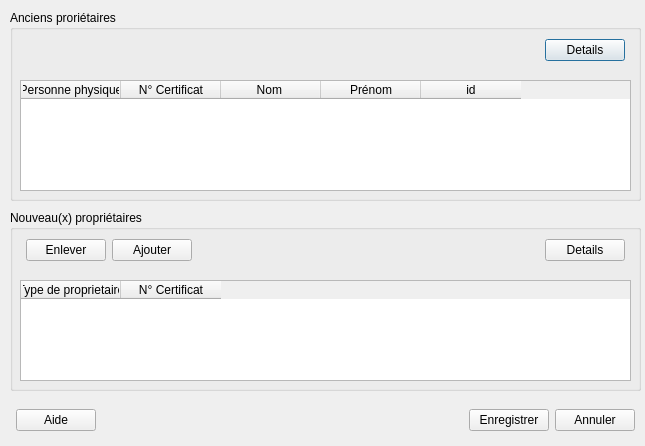
<?xml version="1.0" encoding="UTF-8"?>
<ui version="4.0">
 <class>Dialog</class>
 <widget class="QDialog" name="Dialog">
  <property name="geometry">
   <rect>
    <x>0</x>
    <y>0</y>
    <width>645</width>
    <height>446</height>
   </rect>
  </property>
  <property name="windowTitle">
   <string>Dialog</string>
  </property>
  <widget class="QGroupBox" name="groupBox">
   <property name="geometry">
    <rect>
     <x>10</x>
     <y>10</y>
     <width>631</width>
     <height>191</height>
    </rect>
   </property>
   <property name="title">
    <string>Anciens proriétaires</string>
   </property>
   <widget class="QWidget" name="horizontalLayoutWidget">
    <property name="geometry">
     <rect>
      <x>10</x>
      <y>20</y>
      <width>611</width>
      <height>41</height>
     </rect>
    </property>
    <layout class="QHBoxLayout" name="horizontalLayout">
     <property name="leftMargin">
      <number>8</number>
     </property>
     <property name="topMargin">
      <number>6</number>
     </property>
     <property name="rightMargin">
      <number>6</number>
     </property>
     <property name="bottomMargin">
      <number>6</number>
     </property>
     <item>
      <spacer name="horizontalSpacer">
       <property name="orientation">
        <enum>Qt::Horizontal</enum>
       </property>
       <property name="sizeHint" stdset="0">
        <size>
         <width>40</width>
         <height>20</height>
        </size>
       </property>
      </spacer>
     </item>
     <item>
      <widget class="QPushButton" name="detailsAncien">
       <property name="text">
        <string>Details</string>
       </property>
      </widget>
     </item>
    </layout>
   </widget>
   <widget class="QWidget" name="gridLayoutWidget">
    <property name="geometry">
     <rect>
      <x>10</x>
      <y>70</y>
      <width>611</width>
      <height>111</height>
     </rect>
    </property>
    <layout class="QGridLayout" name="gridLayout">
     <item row="0" column="0">
      <widget class="QTableWidget" name="tableWidget">
       <column>
        <property name="text">
         <string>Personne physique</string>
        </property>
       </column>
       <column>
        <property name="text">
         <string>N° Certificat</string>
        </property>
       </column>
       <column>
        <property name="text">
         <string>Nom </string>
        </property>
       </column>
       <column>
        <property name="text">
         <string>Prénom</string>
        </property>
       </column>
       <column>
        <property name="text">
         <string>id</string>
        </property>
       </column>
      </widget>
     </item>
    </layout>
   </widget>
  </widget>
  <widget class="QGroupBox" name="groupBox_2">
   <property name="geometry">
    <rect>
     <x>10</x>
     <y>210</y>
     <width>631</width>
     <height>181</height>
    </rect>
   </property>
   <property name="title">
    <string>Nouveau(x) propriétaires</string>
   </property>
   <widget class="QWidget" name="horizontalLayoutWidget_2">
    <property name="geometry">
     <rect>
      <x>10</x>
      <y>20</y>
      <width>611</width>
      <height>41</height>
     </rect>
    </property>
    <layout class="QHBoxLayout" name="horizontalLayout_2">
     <property name="leftMargin">
      <number>6</number>
     </property>
     <property name="topMargin">
      <number>6</number>
     </property>
     <property name="rightMargin">
      <number>6</number>
     </property>
     <property name="bottomMargin">
      <number>6</number>
     </property>
     <item>
      <widget class="QPushButton" name="delete_2">
       <property name="text">
        <string>Enlever</string>
       </property>
      </widget>
     </item>
     <item>
      <widget class="QPushButton" name="add">
       <property name="text">
        <string>Ajouter</string>
       </property>
      </widget>
     </item>
     <item>
      <spacer name="horizontalSpacer_2">
       <property name="orientation">
        <enum>Qt::Horizontal</enum>
       </property>
       <property name="sizeHint" stdset="0">
        <size>
         <width>40</width>
         <height>20</height>
        </size>
       </property>
      </spacer>
     </item>
     <item>
      <widget class="QPushButton" name="DetailNouveau">
       <property name="text">
        <string>Details</string>
       </property>
      </widget>
     </item>
    </layout>
   </widget>
   <widget class="QWidget" name="gridLayoutWidget_2">
    <property name="geometry">
     <rect>
      <x>10</x>
      <y>70</y>
      <width>611</width>
      <height>101</height>
     </rect>
    </property>
    <layout class="QGridLayout" name="gridLayout_2">
     <item row="0" column="0">
      <widget class="QTableWidget" name="tableWidget_2">
       <column>
        <property name="text">
         <string>Type de proprietaire</string>
        </property>
       </column>
       <column>
        <property name="text">
         <string>N° Certificat</string>
        </property>
       </column>
      </widget>
     </item>
    </layout>
   </widget>
  </widget>
  <widget class="QWidget" name="horizontalLayoutWidget_3">
   <property name="geometry">
    <rect>
     <x>10</x>
     <y>400</y>
     <width>631</width>
     <height>41</height>
    </rect>
   </property>
   <layout class="QHBoxLayout" name="horizontalLayout_3">
    <property name="leftMargin">
     <number>6</number>
    </property>
    <property name="topMargin">
     <number>6</number>
    </property>
    <property name="rightMargin">
     <number>6</number>
    </property>
    <property name="bottomMargin">
     <number>6</number>
    </property>
    <item>
     <widget class="QPushButton" name="help">
      <property name="text">
       <string>Aide</string>
      </property>
     </widget>
    </item>
    <item>
     <spacer name="horizontalSpacer_3">
      <property name="orientation">
       <enum>Qt::Horizontal</enum>
      </property>
      <property name="sizeHint" stdset="0">
       <size>
        <width>40</width>
        <height>20</height>
       </size>
      </property>
     </spacer>
    </item>
    <item>
     <widget class="QPushButton" name="save">
      <property name="text">
       <string>Enregistrer</string>
      </property>
     </widget>
    </item>
    <item>
     <widget class="QPushButton" name="cancel">
      <property name="text">
       <string>Annuler</string>
      </property>
     </widget>
    </item>
   </layout>
  </widget>
 </widget>
 <resources/>
 <connections/>
</ui>
